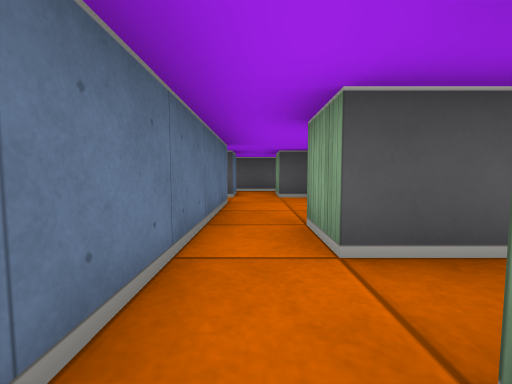
[1] (above)

14 first-person views from a walk through a cub3D ray-caster map. The camera is about half as high as the walls, tilts 4° down and sees 90° across. The floor is counted in squares. Each view is taken from the middle of a square. On the plan, view 1 faces up. The plan holds only what a view shows up to about 9 squares ahead; the rest is blank.

[2]
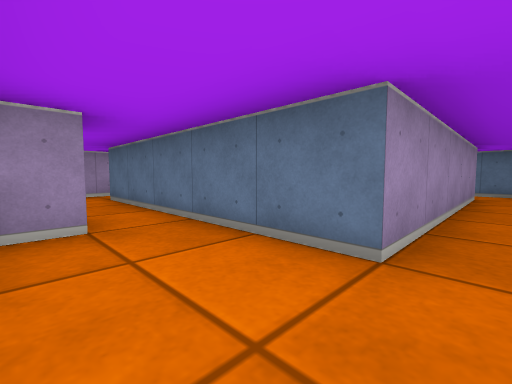

[3]
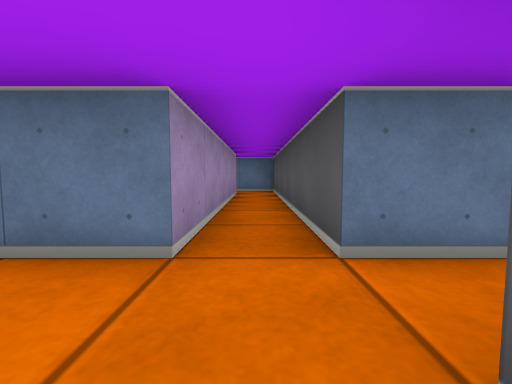

[4]
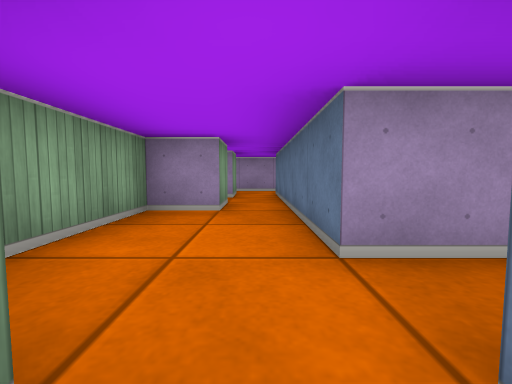

[5]
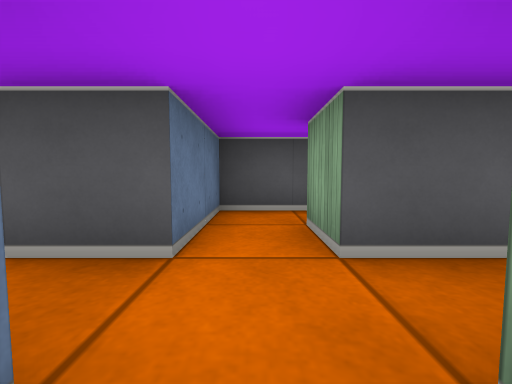

[6]
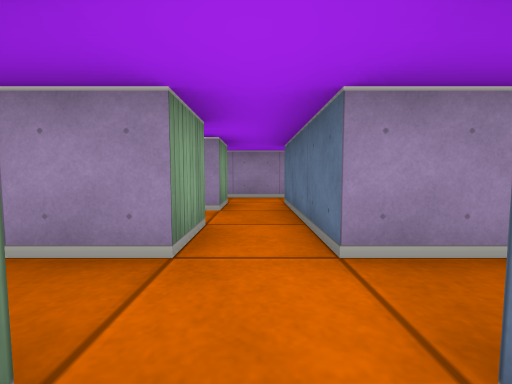

[7]
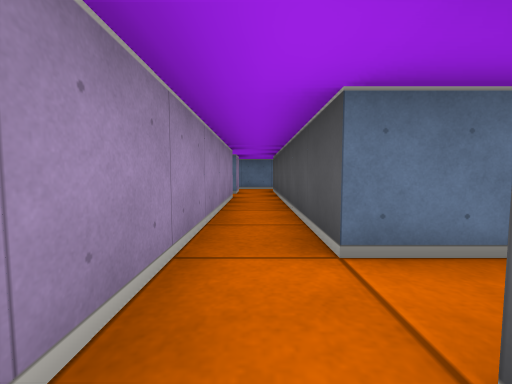

[8]
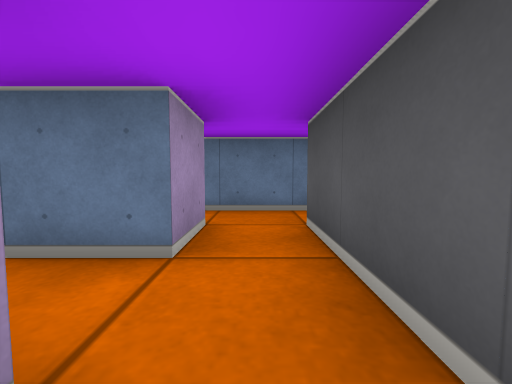

[9]
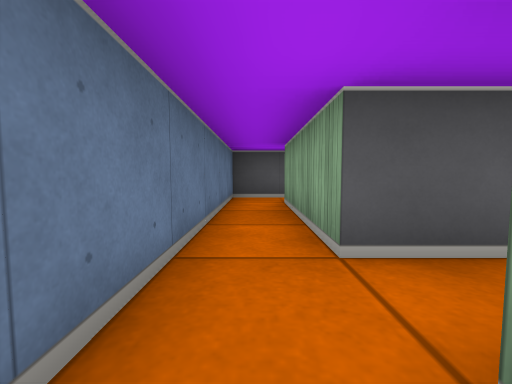

[10]
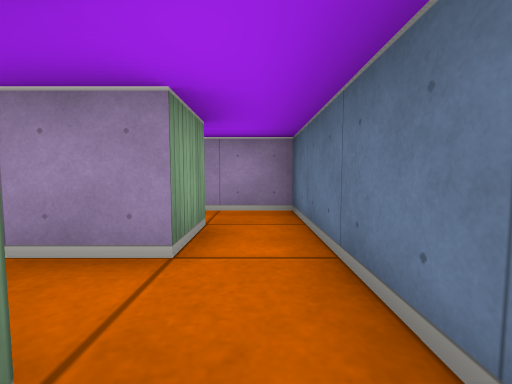

[11]
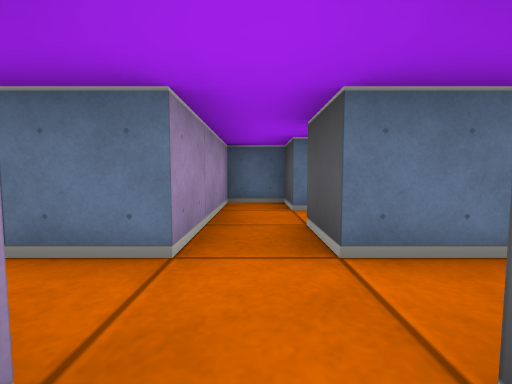

[12]
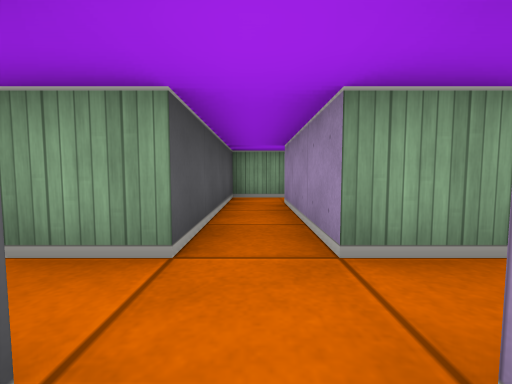

[13]
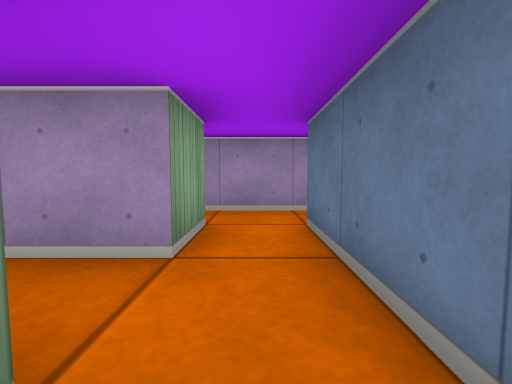

[14]
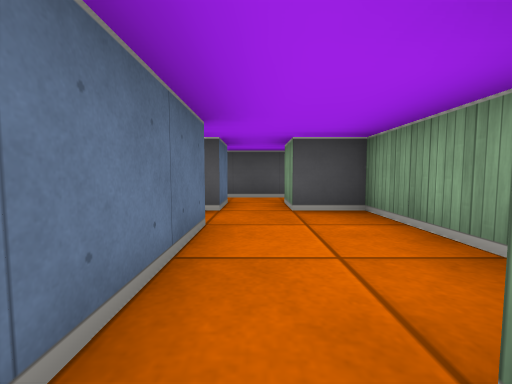

### Floor plan
Points are (right, up) in squares from view 1. A wall is a line through its corners. A room is listed if a view was taken in it or the views show most of it. See-through windows are left out.
Room 1 (views 1, 7, 8)
walls: (0.5, -0.5) (0.5, 0.5); (-0.5, 0.5) (-0.5, -0.5); (-0.9, -1.5) (0.6, -1.5); (-5.5, -0.5) (-5.5, 0.5); (-6.5, 0.5) (-6.5, -0.5) (-10.5, -0.5); (-10.5, -1.5) (-5.2, -1.5)
ways out: opening at (-6, 0) to room 3; opening at (-11, -1) to room 4; opening at (0, 0) to room 6
Room 2 (views 2, 3, 4, 6)
walls: (-0.5, 6.6) (-0.5, 5.5) (-6.5, 5.5) (-6.5, 3.5); (0.5, 2.5) (1.5, 2.5) (1.5, 5.5) (0.5, 5.5) (0.5, 6.5); (-5.5, 3.5) (-5.5, 4.5) (-0.5, 4.5) (-0.5, 2.5)
ways out: opening at (-6, 4) to room 5; opening at (0, 2) to room 6; opening at (0, 6)
Room 3 (views 5, 13)
walls: (-5.5, 1.4) (-5.5, 2.5); (-5.5, 0.5) (-4.5, 0.5); (-6.5, 2.5) (-6.5, 0.5)
ways out: opening at (-6, 0) to room 1; opening at (-6, 2) to room 5; opening at (-2, 2) to room 5
Room 4 (views 9, 10)
walls: (-12.5, -2.5) (-12.5, -1.5) (-11.5, -1.5) (-11.5, -2.5); (-10.5, -0.5) (-12.5, -0.5) (-12.5, 2.5); (-12.4, 3.5) (-13.5, 3.5) (-13.5, -3.5) (-12.2, -3.5)
ways out: opening at (-11, -1) to room 1; opening at (-12, 3)
Room 5 (views 11, 12)
walls: (-5.5, 2.5) (-2.5, 2.5); (-6.5, 3.5) (-7.5, 3.5); (-7.5, 2.5) (-6.5, 2.5); (-1.5, 2.4) (-1.5, 3.5) (-5.5, 3.5)
ways out: opening at (-6, 4) to room 2; opening at (-6, 2) to room 3; opening at (-2, 2) to room 3; opening at (-7, 3)
Room 6 (view 14)
walls: (1.6, 1.5) (0.5, 1.5) (0.5, 2.5); (-0.5, 2.5) (-0.5, 0.5)
ways out: opening at (0, 0) to room 1; opening at (0, 2) to room 2

Positions as (right, up) in squares from view 1, and headings:
1: (0, 0), facing up
2: (1, 5), facing down-left
3: (1, 5), facing left
4: (0, 6), facing down
5: (-6, 2), facing up
6: (-6, 4), facing down
7: (-5, -1), facing left
8: (-10, -1), facing left
9: (-13, -2), facing up
10: (-13, 0), facing down
11: (-5, 3), facing left
12: (-7, 3), facing right
13: (-6, 2), facing down
14: (0, 2), facing up
